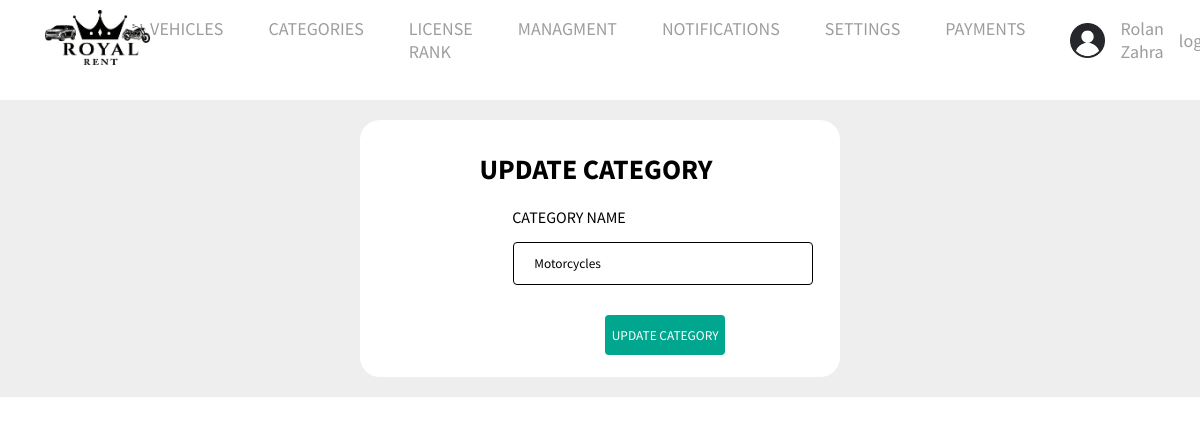
The page /admin/editCategory.php?id=35 (signed in) on the database its author committed.
### tables this page shows
CREATE TABLE `settings` (
  `id` int(11) NOT NULL,
  `name` varchar(111) NOT NULL,
  `logo` varchar(111) NOT NULL,
  `email` varchar(111) NOT NULL,
  `phone` varchar(111) NOT NULL,
  `whatsapp` varchar(111) NOT NULL,
  `facebook` varchar(111) NOT NULL,
  `instagram` varchar(111) NOT NULL,
  `address` varchar(111) NOT NULL
);

CREATE TABLE `categories` (
  `id` int(11) NOT NULL,
  `name` varchar(111) NOT NULL,
  `user_id` int(11) NOT NULL
);

### admin/editCategory.php (the view, shortened to what this page needs)
<?php
$selected = 'dashboradAdd';
include("include/header.php");
$id = $_GET['id'];
if ($id && is_numeric($id)) {
    $stmt = $con->prepare("select * from    categories where id=? limit 1");
    $stmt->execute(array($id));
    $count = $stmt->rowCount();
    if ($count > 0) {
        $categoies = $stmt->fetch();
    } else {
        echo 'yes';
        exit;
        header("Location:categoies.php");
        exit;
    }
}
$errors = [];
?>
<?php
if ($errors) {
    foreach ($errors as $error) {
?>
        <div class="AlertMessage">
            <div class="alert alertError">
                <?php echo  '<p">' . $error . '</p>'; ?>
            </div>
        </div><br><br>
<?php }
} ?><div class="data">
    <div class="items">
        <div class="header">
            <h1>UPDATE CATEGORY</h1>
        </div>
        <div class="text-center">
            <form action="<?php $_SERVER['PHP_SELF'] ?>" method="POST">
                <label for="fname"> CATEGORY NAME</label>
                <input type="text" id="name" value="<?php echo $categoies['name'] ?>" name="name" placeholder="Your name..">
                <input type="submit" value="UPDATE CATEGORY" class="btn-post">
            </form>
    </div>
</div>

### admin/include/header.php (shortened to what this page needs)
<?php
require_once "connect.php";
?>
<!DOCTYPE html>
<html lang="en">
<head>
    <link rel="stylesheet" href="Styles/global.css">
    <link rel="stylesheet" href="Styles/navbar.css">
    <link rel="stylesheet" href="Styles/footer.css">
    <?php if ($selected == 'dashborad') { ?>
        <link rel="stylesheet" href="../Styles/dashborad.css">
    <?php } else if ($selected == 'dashboradAdd') { ?>
        <link rel="stylesheet" href="../Styles/dashboradAdd.css">
    <?php
    } else {
    ?>
        <link rel="stylesheet" href="../Styles/admin.css">
    <?php } ?>
    <link rel="stylesheet" href="https://cdnjs.cloudflare.com/ajax/libs/font-awesome/6.1.1/css/all.min.css" />
</head>
<body>
    <div class="navigation">
        <div class="nav-Content">
            <?php
            $stmt = $con->prepare('select *  from settings where id=1');
            $stmt->execute();
            $stting = $stmt->fetch();
            ?>
            <a ><img class="Logo" src="../images/<?php echo $stting['logo'] ?> " alt="Logo"></a>
            <ul class="nav-links" id="navLinks">
                <li class="test-menu"><a <?php if (
                                                basename($_SERVER['PHP_SELF']) == "vehicles.php" ||
                                                basename($_SERVER['PHP_SELF']) == 'user_vehicles.php' ||
                                                basename($_SERVER['PHP_SELF']) == 'receipt_vehicles.php' ||
                                                basename($_SERVER['PHP_SELF']) == 'commentsuser.php'
                                            ) {
                                                echo "class='selected'";
                                            } ?>>VEHICLES</a>
        </li>
        <li><a <?php if (basename($_SERVER['PHP_SELF']) == "categories.php") {
                    echo "class='selected'";
                } ?> href="categories.php">CATEGORIES</a></li>
        <li><a <?php if (basename($_SERVER['PHP_SELF']) == "lincenesrank.php") {
                    echo "class='selected'";
                } ?> href="lincenesrank.php">LICENSE RANK </a></li>
        <?php
        if ($_SESSION["role"] == 'admin') { ?>
            <li class="test-menu"><a <?php if (
                                            basename($_SERVER['PHP_SELF']) == "worker.php" ||
                                            basename($_SERVER['PHP_SELF']) == "users.php" ||
                                            basename($_SERVER['PHP_SELF']) == "contact_us.php" ||
                                            basename($_SERVER['PHP_SELF']) == "users_clubs.php"
                                        ) {
                                            echo "class='selected'";
                                        } ?>>MANAGMENT</a>
            </li>
            <li><a <?php if (basename($_SERVER['PHP_SELF']) == "notifications.php") {
                        echo "class='selected'";
                    } ?> href="notifications.php">NOTIFICATIONS</a></li>
            <li><a <?php if (basename($_SERVER['PHP_SELF']) == "setting.php") {
                        echo "class='selected'";
                    } ?> href="setting.php"> SETTINGS</a></li>
        <?php
        }  ?>
        <li><a <?php if (basename($_SERVER['PHP_SELF']) == "paymentuser.php") {
                    echo "class='selected'";
                } ?> href="paymentuser.php">PAYMENTS </a></li>
        </ul>
        <div class="Avatar">
            <?php
            if (isset($_SESSION['user_id'])) {
                echo ' <img src="../images/defaultAvatar.png" class="Avatar-Logo" alt="Avatar-Logo">';
            ?>
                <a href="editprofile.php"><?php echo  $_SESSION["name"] ?></a>
            <?php echo '<a href="logout.php">logout</a>';
            } else {
                echo '<a href="login.php">login</a>';
                echo '<a href="logout.php">register</a>';
            }
            ?>
        </div>
    </div>
    </div>

### admin/Styles/global.css (style rules this page uses)
* { font-family: "Source Sans Pro", sans-serif; margin: 0; padding: 0; }

### admin/Styles/navbar.css (style rules this page uses)
.nav-Content { display: flex; justify-content: space-between; align-items: center; margin: 0px 45px; }
.nav-links { display: flex; gap: 45px; }
.nav-links li, a { list-style: none; text-decoration: none; font-size: 18px; color: #111; }
.nav-links li { position: relative; }
.Logo { height: 55px; padding: 10px 0; }
.Avatar-Logo { width: 35px; }
.Avatar, .res-Avatar { display: flex; align-items: center; gap: 15px; }
.resNavLinks li, a { list-style: none; text-decoration: none; font-size: 18px; color: #111; }

### admin/Styles/footer.css (style rules this page uses)
.main-footer-content li, a { list-style: none; color: rgb(160, 156, 156); transition: 0.2s; }

### Styles/dashboradAdd.css (style rules this page uses)
.header { display: flex; margin-top: 29px; justify-content: space-around; margin-left: -98px; }
.header h1 { margin-left: 90px; font-size: 28px; }
.data { margin-top: 20px; padding: 20px; background-color: #eee; }
.items { padding: 2px; background-color: #fff; border-radius: 20px; width: 41%; margin: auto; }
label { font-style: 18px !important; margin-top: 30px !important; margin-bottom: 20px !important; padding: 20px; margin-left: -170px; }
input[type=text], input[type=number], select, #password, textarea { width: 300px; margin-left: -149px; padding: 12px 20px; margin-top:15px; margin-bottom: 15px; display: block; border: 1px solid #000; border-radius: 4px; box-sizing: border-box; }
.btn-post { background: #00A78E; width: 120px; height: 40px; margin-left: -57px;margin-bottom:20px; border: none; border-radius: 4px; cursor: pointer; margin-top: 15px;color: white; }
form { margin-left: 300px; }
.text-center { margin-top: 20px; }

### rows shown on the page
settings: logo (picture)
categories: name "Motorcycles"

### other values the page prints
$_SESSION["name"] "Rolan Zahra"
